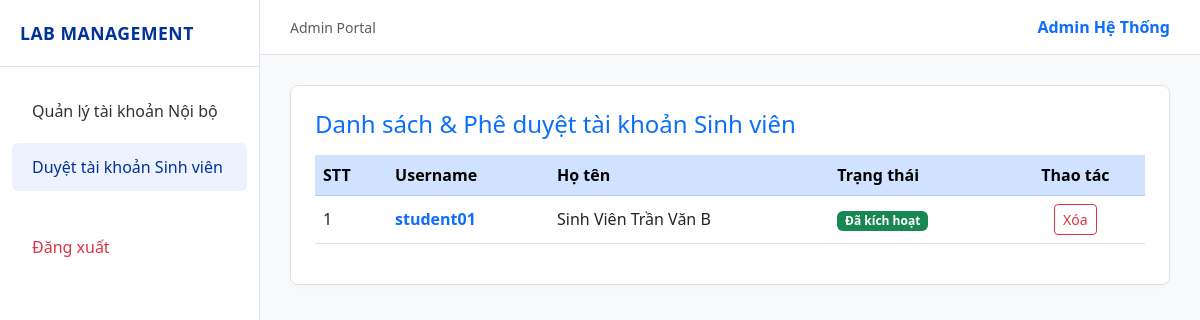
Screenshot of /pages/admin/quan_ly_user.php?tab=students with the database file from the repository.
### tables this page shows
CREATE TABLE `users` (
  `id` int(11) NOT NULL AUTO_INCREMENT PRIMARY KEY,
  `username` varchar(50) NOT NULL UNIQUE,
  `password` varchar(255) NOT NULL,
  `full_name` varchar(100) NOT NULL,
  `role` enum('student','staff','admin') NOT NULL DEFAULT 'student',
  `status` enum('pending','active','rejected') NOT NULL DEFAULT 'active',
  `created_at` timestamp NOT NULL DEFAULT current_timestamp()
);

### pages/admin/quan_ly_user.php (the view, shortened to what this page needs)
<?php
require_once '../../config/database.php';
$tab = $_GET['tab'] ?? 'internal';
$stmt_students = $conn->query("SELECT * FROM users WHERE role = 'student' ORDER BY (status = 'pending') DESC, id DESC");
$students = $stmt_students->fetchAll(PDO::FETCH_ASSOC);
function getStatusBadge($status) {
    if ($status == 'active') return '<span class="badge bg-success">Đã kích hoạt</span>';
    return '<span class="badge bg-danger">Từ chối</span>';
}
?>
<!DOCTYPE html>
<html lang="vi">
<head>
    <link href="https://cdn.jsdelivr.net/npm/bootstrap@5.3.0/dist/css/bootstrap.min.css" rel="stylesheet">
</head>
<body>
    <div class="sidebar">
        <div class="brand">LAB MANAGEMENT</div>
        <ul class="nav flex-column mt-3">
            <li class="nav-item">
                <a class="nav-link <?php echo ($tab == 'internal') ? 'active' : ''; ?>" href="?tab=internal">
                    Quản lý tài khoản Nội bộ
                </a>
            </li>
            <li class="nav-item">
                <a class="nav-link <?php echo ($tab == 'students') ? 'active' : ''; ?>" href="?tab=students">
                    Duyệt tài khoản Sinh viên
                </a>
            </li>
            <li class="nav-item mt-4">
                <a class="nav-link text-danger" href="../login.php">Đăng xuất</a>
            </li>
        </ul>
    </div>
    <div class="top-navbar">
        <span class="text-muted small">Admin Portal</span>
        <span class="fw-bold text-primary">Admin Hệ Thống</span>
    </div>
    <div class="main-content">
        <?php if ($tab == 'students'): ?>
            <div class="card card-custom p-4">
                <h4 class="text-primary mb-3">Danh sách & Phê duyệt tài khoản Sinh viên</h4>
                <div class="table-responsive">
                    <table class="table table-hover align-middle">
                        <thead class="table-primary">
                            <tr>
                                <th>STT</th>
                                <th>Username</th>
                                <th>Họ tên</th>
                                <th>Trạng thái</th>
                                <th class="text-center">Thao tác</th>
                            </tr>
                        </thead>
                        <tbody>
                            <?php if (count($students) > 0): ?>
                                <?php foreach ($students as $index => $student): ?>
                                <tr>
                                    <td><?php echo $index + 1; ?></td>
                                    <td class="fw-bold text-primary"><?php echo htmlspecialchars($student['username']); ?></td>
                                    <td><?php echo htmlspecialchars($student['full_name']); ?></td>
                                    <td><?php echo getStatusBadge($student['status']); ?></td>
                                    <td class="text-center">
                                        <a href="?tab=students&action=delete&id=<?php echo $student['id']; ?>" class="btn btn-sm btn-outline-danger" onclick="return confirm('Bạn có chắc muốn xóa sinh viên này?');">Xóa</a>
                                    </td>
                                </tr>
                                <?php endforeach; ?>
                            <?php else: ?>
                                <tr>
                                    <td colspan="5" class="text-center text-muted">Chưa có sinh viên nào đăng ký tài khoản.</td>
                                </tr>
                            <?php endif; ?>
                        </tbody>
                    </table>
                </div>
            </div>
        <?php endif; ?>
    </div>
</body>
</html>

### pages/admin/quan_ly_user.php (style rules this page uses)
body { background-color: #f8f9fa; font-family: 'Segoe UI', Arial, sans-serif; }
:root { --hnmu-blue: #003399; }
.sidebar { width: 260px; height: 100vh; background-color: #ffffff; border-right: 1px solid #dee2e6; position: fixed; top: 0; left: 0; padding-top: 20px; }
.sidebar .brand { font-size: 1.1rem; font-weight: bold; color: var(--hnmu-blue); padding: 0 20px 20px 20px; border-bottom: 1px solid #dee2e6; letter-spacing: 0.5px; }
.sidebar .nav-link { color: #333; padding: 12px 20px; font-weight: 500; border-radius: 6px; margin: 4px 12px; }
.sidebar .nav-link:hover, .sidebar .nav-link.active { background-color: #eef2ff; color: var(--hnmu-blue); }
.main-content { margin-left: 260px; padding: 30px; }
.top-navbar { background: #ffffff; border-bottom: 1px solid #dee2e6; padding: 15px 30px; margin-left: 260px; display: flex; justify-content: space-between; align-items: center; }
.card-custom { background: #ffffff; border: 1px solid #dee2e6; border-radius: 8px; box-shadow: 0 2px 6px rgba(0,0,0,0.02); }

### rows the page displays
users: username "student01", full_name "Sinh Viên Trần Văn B", status "Đã kích hoạt"
